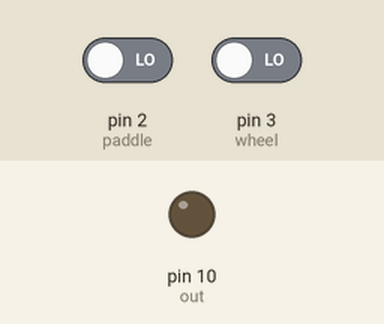
This sketch was run on a simulated Arduino Uno, built with avr-gcc and run on an emulated ATmega328P. Shown: output pins drawn as LEDs (lit = HIGH). Inputs (shaded band) come from the test bench; at power-on: pin 2 (paddle) LOW, pin 3 (wheel) LOW.

Above: at 0.1 s.
At 1.1 s:
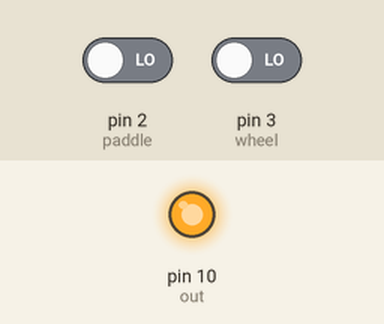
Timing chart, 0 to 4.5 s (numbered marks = the images above):
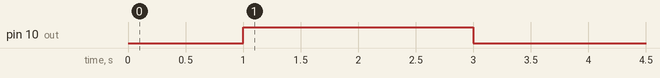

The sketch:

main.ino
```cpp
const byte paddle = 2; // pin of peddel hall sesnor
const byte wheel = 3; // pin if wheel hall sensor
const byte out = 10; // pin of relais
const int maxPaddle = 3000; // max time between paddle triggers
const int minWheel = 1000; // min time between wheel triggers
unsigned long paddleTime, wheelTime; // unsigned long to store time of last triggers

void setup() { // runs once
  pinMode(out, OUTPUT); // sets pin of relais as output
  pinMode(paddle, INPUT); // set paddle pin as input
  pinMode(wheel, INPUT); // set wheel pin as input
  attachInterrupt(digitalPinToInterrupt(paddle), trigPaddle, CHANGE); // attaches interrupt to paddle pin
  attachInterrupt(digitalPinToInterrupt(wheel), trigwheel, CHANGE); // attaches interrut to wheel pin
  digitalWrite(out, LOW); // turns relay of on start

}

void trigPaddle(){ // runs when trigger pin gets HIGH
  paddleTime = millis(); // sets current time as last trigger time

}
void trigwheel(){ // runs when wheen pin gets HIGH
  wheelTime = millis(); // sets current time as last trigger time
}

void loop() { // runs continuously
  if (millis()-paddleTime <= maxPaddle && millis()-wheelTime >= minWheel){ // checks if time are to big/small
    digitalWrite(out, HIGH); // turns relay on

  }else{ // one of the limits are exceeded
    digitalWrite(out, LOW); // turn of relay
}
}
```

Measured:
- by itself, pin 10 (out): LOW → HIGH at 1.0 s, → LOW 2.0 s later
